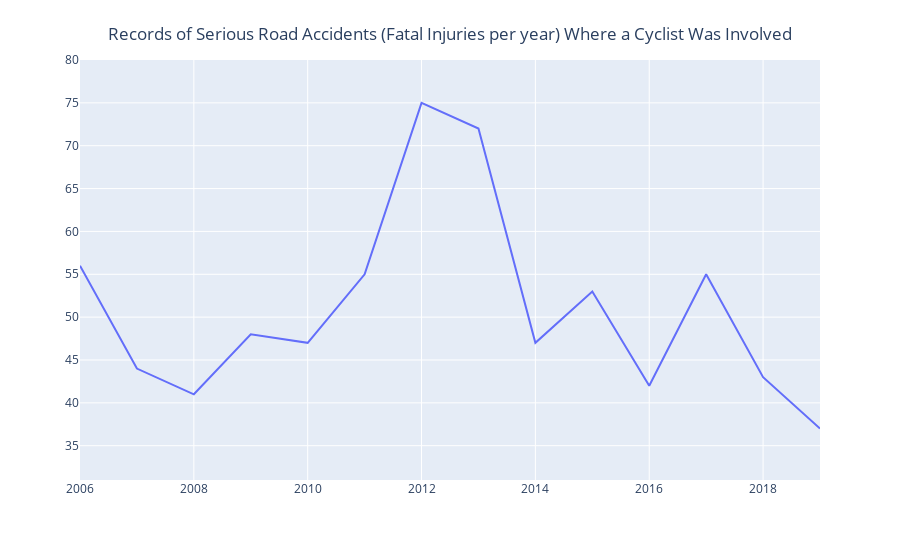

Notebook code cell kept with this figure:
### Code cell
Major_Fatal_CYCLIST = Major_Fatal[Major_Fatal['CYCLIST'] == 'Yes'].groupby('year')['Index_'].nunique()
fig = px.line(df_clean, x = year, y = Major_Fatal_CYCLIST, labels = {'x':'','y':''})
fig.update_layout(
    title = {
        'text': "Records of Serious Road Accidents (Fatal Injuries per year) Where a Cyclist Was Involved",
        'y':0.95,
        'x':0.5,
        'xanchor': 'center',
        'yanchor': 'top'})
fig.update_yaxes(range = [31, 80])
fig.show()

### Figure 1 — Plotly figure (JSON) as saved in the notebook; plotly's stock layout.template omitted (floating-point values rounded to 4 significant figures)
{"data": [{"hovertemplate": "=%{y}<extra></extra>", "legendgroup": "", "line": {"color": "#636efa", "dash": "solid"}, "mode": "lines", "name": "", "showlegend": false, "type": "scatter", "x": [2006, 2007, 2008, 2009, 2010, 2011, 2012, 2013, 2014, 2015, 2016, 2017, 2018, 2019], "xaxis": "x", "y": [56, 44, 41, 48, 47, 55, 75, 72, 47, 53, 42, 55, 43, 37], "yaxis": "y"}], "layout": {"legend": {"tracegroupgap": 0}, "margin": {"t": 60}, "title": {"text": "Records of Serious Road Accidents (Fatal Injuries per year) Where a Cyclist Was Involved", "x": 0.5, "xanchor": "center", "y": 0.95, "yanchor": "top"}, "xaxis": {"anchor": "y", "domain": [0, 1], "title": {"text": ""}}, "yaxis": {"anchor": "x", "domain": [0, 1], "range": [31, 80], "title": {"text": ""}}}}
